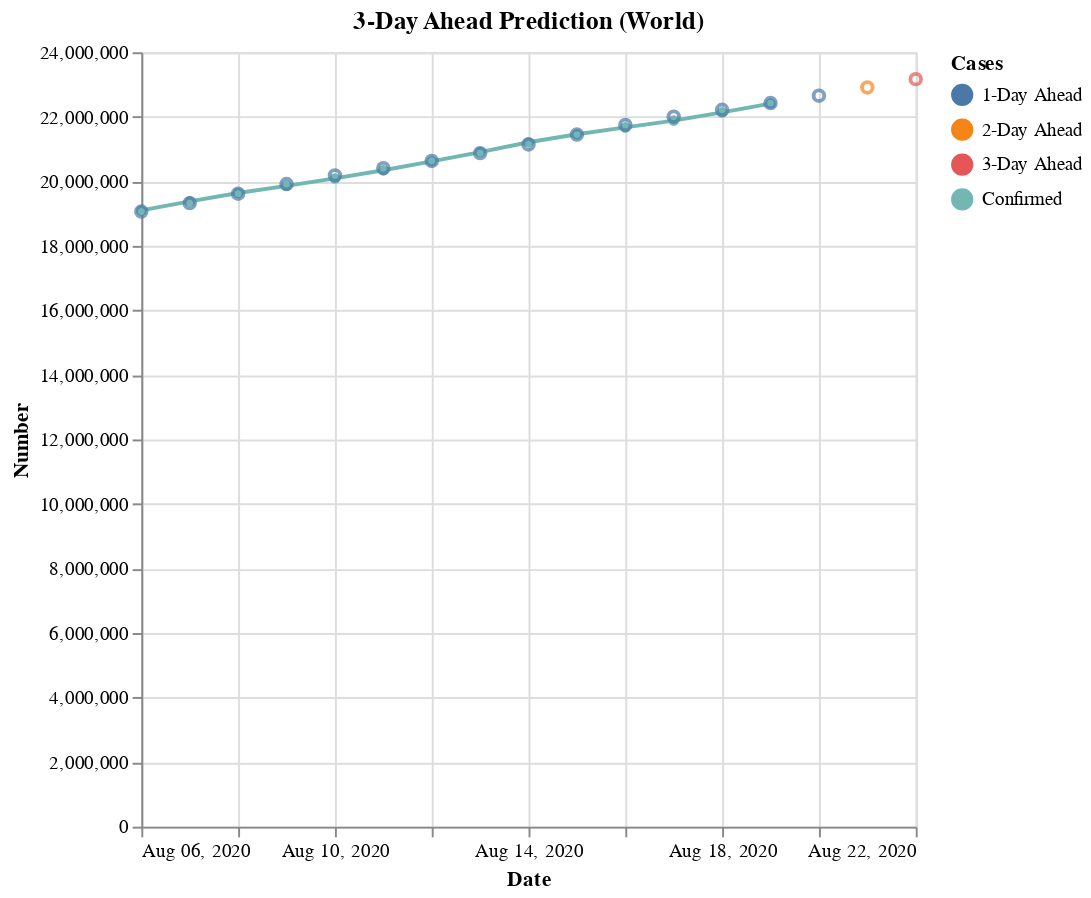

The notebook cell this image was saved under:
### Code cell
fc_plot

### Figure 1 — Vega-Lite specification as saved in the notebook (floating-point values rounded to 4 significant figures)
{"config": {"view": {"continuousWidth": 400, "continuousHeight": 300}}, "layer": [{"data": {"name": "data-21232d47f9175e919ff37bf80675a338"}, "mark": {"type": "line", "point": true}, "encoding": {"color": {"type": "nominal", "field": "Cases"}, "tooltip": [{"type": "temporal", "field": "Date", "timeUnit": "utcyearmonthdate", "title": "Date"}, {"type": "quantitative", "field": "Number", "format": ",.0f"}, {"type": "nominal", "field": "Cases"}], "x": {"type": "temporal", "field": "Date", "timeUnit": "utcyearmonthdate", "title": "Date"}, "y": {"type": "quantitative", "axis": {"format": ",.0f"}, "field": "Number"}}, "height": 400, "title": "3-Day Ahead Prediction (World)"}, {"data": {"name": "data-eaeb48bf8fd7c698d92a7895ee70078c"}, "mark": "point", "encoding": {"color": {"type": "nominal", "field": "Cases"}, "tooltip": [{"type": "temporal", "field": "Date", "timeUnit": "utcyearmonthdate", "title": "Date"}, {"type": "quantitative", "field": "Number", "format": ",.0f"}, {"type": "nominal", "field": "Cases", "title": "Forecast"}], "x": {"type": "temporal", "field": "Date", "timeUnit": "utcyearmonthdate", "title": "Date"}, "y": {"type": "quantitative", "axis": {"format": ",.0f"}, "field": "Number"}}}], "$schema": "https://vega.github.io/schema/vega-lite/v4.8.1.json", "datasets": {"data-21232d47f9175e919ff37bf80675a338": [{"Cases": "Confirmed", "Date": "2020-08-06", "Number": 19100000.0}, {"Cases": "Confirmed", "Date": "2020-08-07", "Number": 19380000.0}, {"Cases": "Confirmed", "Date": "2020-08-08", "Number": 19640000.0}, {"Cases": "Confirmed", "Date": "2020-08-09", "Number": 19860000.0}, {"Cases": "Confirmed", "Date": "2020-08-10", "Number": 20090000.0}, {"Cases": "Confirmed", "Date": "2020-08-11", "Number": 20340000.0}, {"Cases": "Confirmed", "Date": "2020-08-12", "Number": 20620000.0}, {"Cases": "Confirmed", "Date": "2020-08-13", "Number": 20910000.0}, {"Cases": "Confirmed", "Date": "2020-08-14", "Number": 21210000.0}, {"Cases": "Confirmed", "Date": "2020-08-15", "Number": 21460000.0}, {"Cases": "Confirmed", "Date": "2020-08-16", "Number": 21670000.0}, {"Cases": "Confirmed", "Date": "2020-08-17", "Number": 21880000.0}, {"Cases": "Confirmed", "Date": "2020-08-18", "Number": 22140000.0}, {"Cases": "Confirmed", "Date": "2020-08-19", "Number": 22410000.0}], "data-eaeb48bf8fd7c698d92a7895ee70078c": [{"Cases": "1-Day Ahead", "Date": "2020-08-06", "Number": 19060000.0}, {"Cases": "1-Day Ahead", "Date": "2020-08-07", "Number": 19320000.0}, {"Cases": "1-Day Ahead", "Date": "2020-08-08", "Number": 19620000.0}, {"Cases": "1-Day Ahead", "Date": "2020-08-09", "Number": 19910000.0}, {"Cases": "1-Day Ahead", "Date": "2020-08-10", "Number": 20180000.0}, {"Cases": "1-Day Ahead", "Date": "2020-08-11", "Number": 20410000.0}, {"Cases": "1-Day Ahead", "Date": "2020-08-12", "Number": 20630000.0}, {"Cases": "1-Day Ahead", "Date": "2020-08-13", "Number": 20870000.0}, {"Cases": "1-Day Ahead", "Date": "2020-08-14", "Number": 21140000.0}, {"Cases": "1-Day Ahead", "Date": "2020-08-15", "Number": 21450000.0}, {"Cases": "1-Day Ahead", "Date": "2020-08-16", "Number": 21750000.0}, {"Cases": "1-Day Ahead", "Date": "2020-08-17", "Number": 22000000.0}, {"Cases": "1-Day Ahead", "Date": "2020-08-18", "Number": 22220000.0}, {"Cases": "1-Day Ahead", "Date": "2020-08-19", "Number": 22430000.0}, {"Cases": "1-Day Ahead", "Date": "2020-08-20", "Number": 22650000.0}, {"Cases": "2-Day Ahead", "Date": "2020-08-21", "Number": 22910000.0}, {"Cases": "3-Day Ahead", "Date": "2020-08-22", "Number": 23170000.0}]}}
